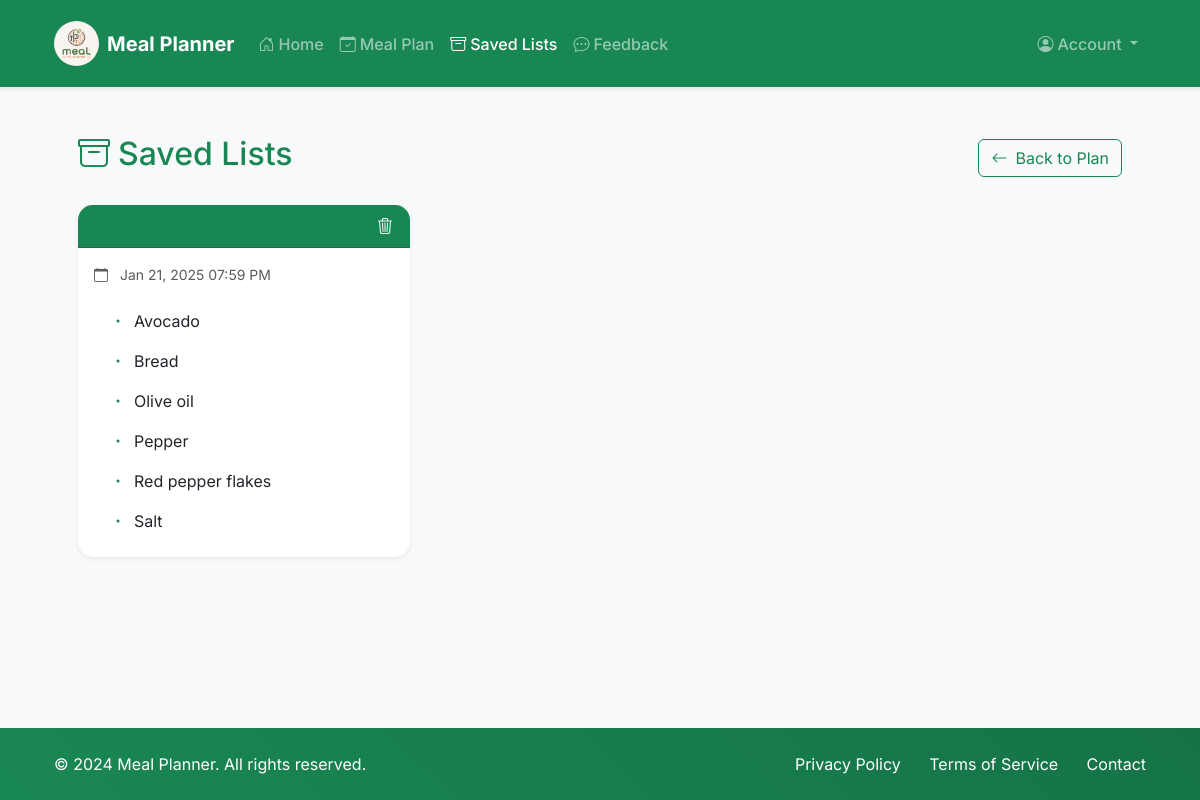
Screenshot of /grocery-list/saved-lists (signed in) with the database file from the repository.
### models/saved_grocery_list.py (models this page shows, shortened)
class SavedGroceryList(db.Model):
    __tablename__ = 'saved_grocery_lists'
    id = db.Column(db.Integer, primary_key=True)
    user_id = db.Column(db.Integer, db.ForeignKey('users.id'), nullable=False)
    name = db.Column(db.String(100), nullable=False)
    ingredients = db.Column(db.Text, nullable=False)  # Stored as JSON
    created_at = db.Column(db.DateTime, default=datetime.utcnow)
    def get_ingredients(self):
        return json.loads(self.ingredients)

### routes/grocery_list.py (the view)
@grocery_list_bp.route('/saved-lists')
def view_saved_lists():
    if 'user_id' not in session:
        return redirect(url_for('auth.login'))
    saved_lists = SavedGroceryList.query.filter_by(user_id=session['user_id']).order_by(SavedGroceryList.created_at.desc()).all()
    return render_template('saved_lists.html', saved_lists=saved_lists)

### templates/saved_lists.html (shortened to what this page needs)
{% extends 'base.html' %}
{% block content %}
<div class="container py-4">
    <div class="d-flex justify-content-between align-items-center mb-4">
        <h1 class="h2 text-success">
            <i class="bi bi-archive me-2"></i>Saved Lists
        </h1>
        <a href="{{ url_for('meal_plan.plan') }}"
           class="btn btn-outline-success">
            <i class="bi bi-arrow-left me-2"></i>Back to Plan
        </a>
    </div>
    <div class="row row-cols-1 row-cols-md-2 row-cols-lg-3 g-4">
        {% for list in saved_lists %}
        <div class="col">
            <div class="card border-0 shadow-sm h-100">
                <div class="card-header bg-success text-white d-flex justify-content-between align-items-center">
                    <button class="btn btn-link text-white p-0"
                            onclick="confirmDelete({{ list.id }})">
                        <i class="bi bi-trash3"></i>
                    </button>
                </div>
                <div class="card-body">
                    <p class="text-muted small mb-3">
                        <i class="bi bi-calendar me-2"></i>
                        {{ list.created_at.strftime('%b %d, %Y %I:%M %p') }}
                    </p>
                    <ul class="list-group list-group-flush">
                        {% for ingredient in list.get_ingredients() %}
                        <li class="list-group-item d-flex align-items-center">
                            <i class="bi bi-dot me-2 text-success"></i>
                            {{ ingredient }}
                        </li>
                        {% endfor %}
                    </ul>
                </div>
            </div>
        </div>
        {% endfor %}
    </div>
</div>
{% endblock %}

### static/css/styles.css (style rules this page uses)
:root { --main-green: #198754; --light-green: #e8f5e9; --hover-green: #157347; }
body { font-family: 'Inter', system-ui, -apple-system, sans-serif; background-color: #f8f9fa; }
.container { max-width: 1140px; padding: 0 1.5rem; }
.card { border: none; border-radius: 12px; box-shadow: 0 4px 6px rgba(0, 0, 0, 0.05); transition: transform 0.3s ease, box-shadow 0.3s ease; }

### templates/base.html (style rules this page uses)
html { scroll-behavior: smooth; }

### templates/saved_lists.html (style rules this page uses)
.card { border-radius: 15px; transition: transform 0.3s ease; }
.list-group-item { border: none; padding: 0.5rem 1rem; }
.card-header { border-radius: 15px 15px 0 0 !important; }

### rows the page displays
SavedGroceryList: created_at "Jan 21, 2025 07:59 PM", get_ingredients "Avocado" "Bread" "Olive oil" "Pepper" "Red pepper flakes" "Salt"
